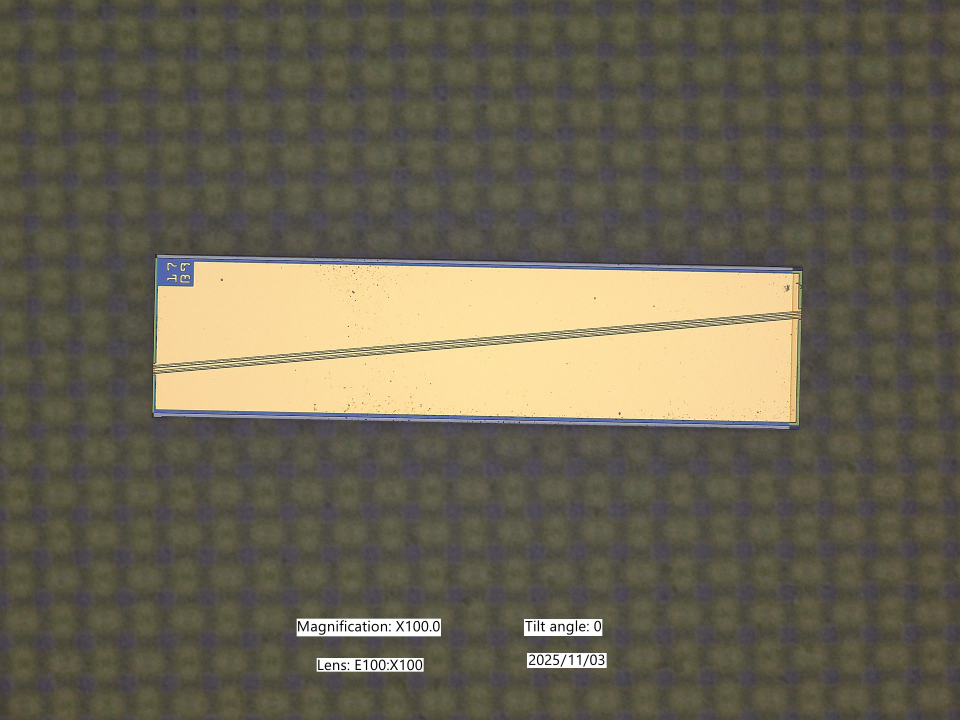
#> input picture sample/17B9.jpg, 2880 x 2160 px (shown at 1/3 size)
$ python -i aoa_ocr.py   (imports and definitions only)
#> lines starting #> are read from the running program, lines starting #| are printed output that depends on the picture; after the words box and inside, x2 and y2 are one past the last pixel; in counts of white or black regions, pixels touching at a corner belong together
#> further down, picture is the input picture: shape (2160, 2880, 3); mean B, G, R 83.2, 101.3, 107.5
import cv2
import os
from tkinter import filedialog, Tk, Button
import numpy as np
import sys

# [49 lines left out: function find_roi, not called in this run]

def find_roi_old(origin):
    sumcorner = 0
    lastcorner = 0
    rgb_color1 = np.asarray([120, 150, 150])
    rgb_color2 = np.asarray([250, 255, 255])
    gray = cv2.inRange(origin, rgb_color1, rgb_color2)
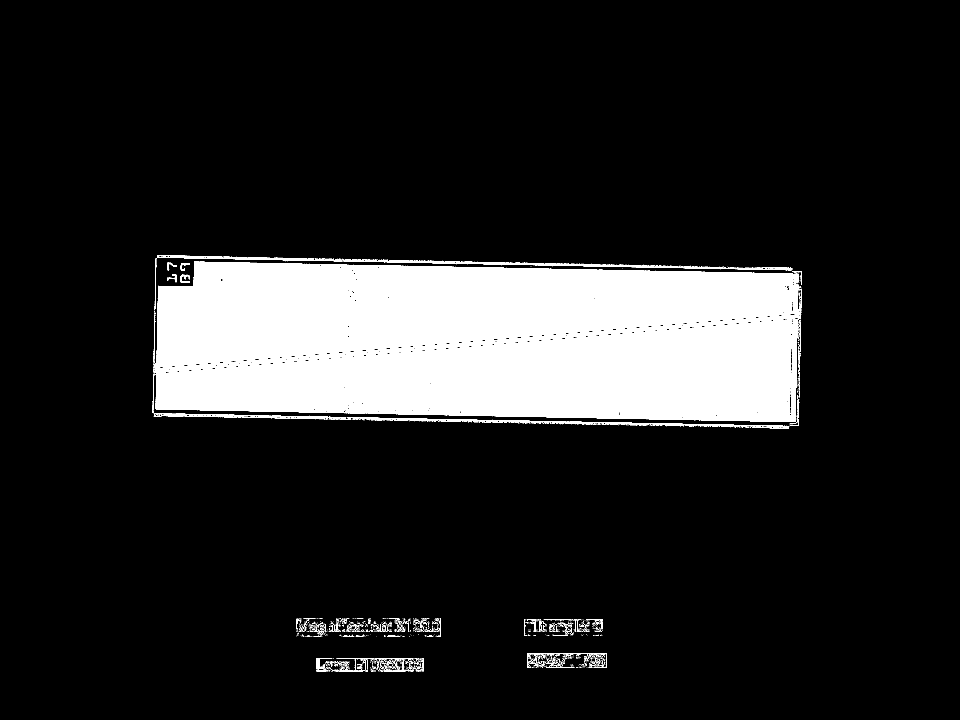
#> gray: shape (2160, 2880) (shown at 1/3 size); 13.7% white; 2127 white regions (2020 under 20 px), largest, box (x1, y1, x2, y2) and area: (464, 784, 2404, 1095) 397411, (463, 955, 2403, 1266) 397202, (472, 765, 2378, 811) 9366
    cv2.imshow("output", gray)
    cv2.waitKey(0)
    buffer2 = gray[500:1200, 300:1200]
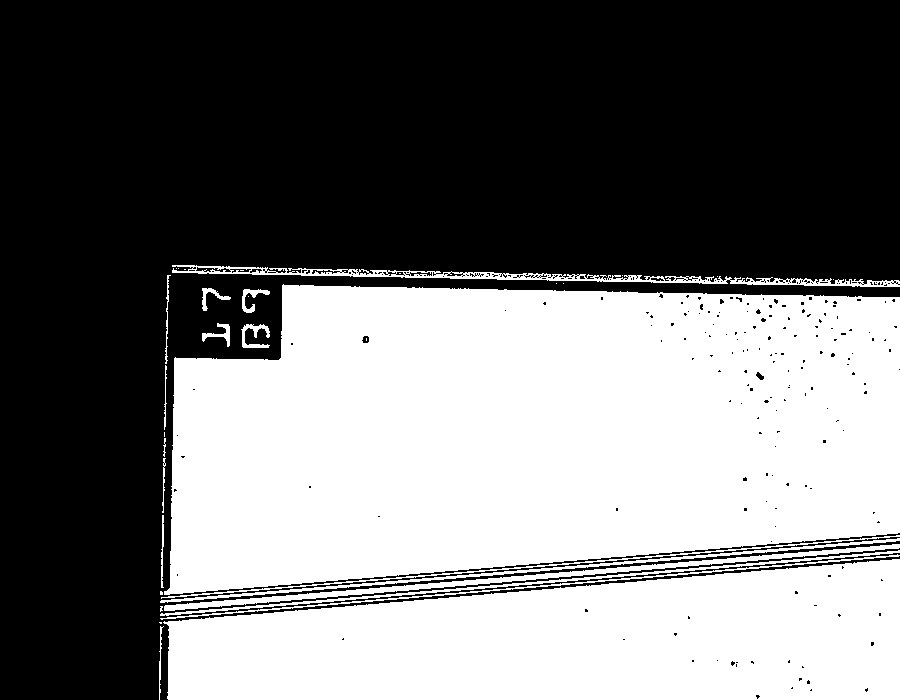
#> buffer2: shape (700, 900); 45.4% white; 34 white regions (16 under 20 px), largest, box (x1, y1, x2, y2) and area: (164, 284, 900, 595) 190411, (163, 559, 900, 700) 80257, (164, 544, 900, 611) 3763
    gray = cv2.blur(gray, (5,5))
    _, gray = cv2.threshold(gray,150,255,cv2.THRESH_BINARY)
#> gray: shape (2160, 2880); 13.4% white; 236 white regions (150 under 20 px), largest, box (x1, y1, x2, y2) and area: (462, 785, 2403, 1096) 400126, (466, 958, 2375, 1266) 393954, (462, 937, 2401, 1117) 20377
    gray = cv2.convertScaleAbs(gray, alpha=1.0, beta=0.5)
    buffer1 = gray[500:1200, 300:1200]
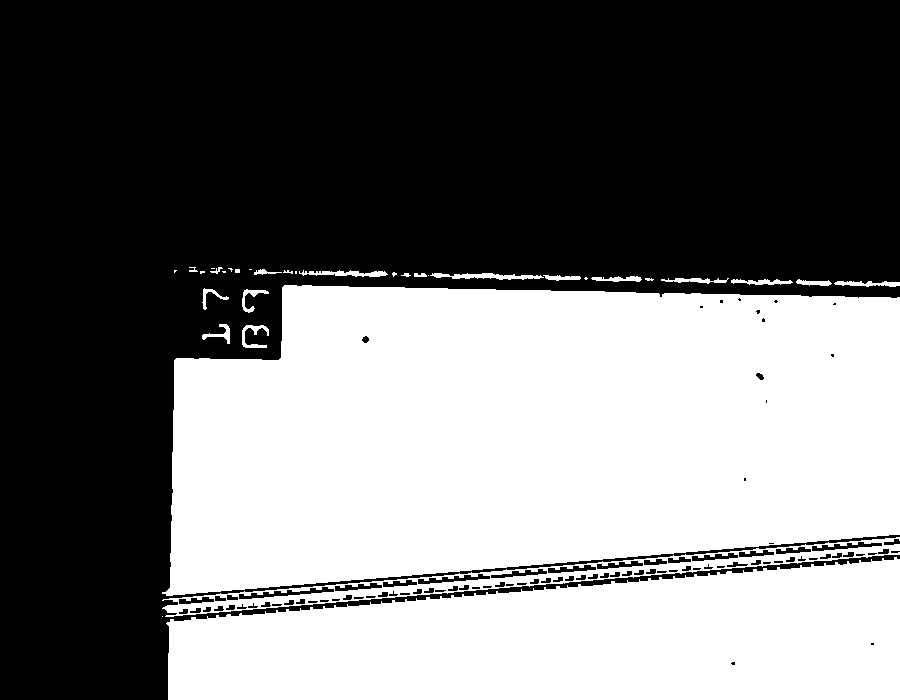
#> buffer1: shape (700, 900); 45% white; 34 white regions (11 under 20 px), largest, box (x1, y1, x2, y2) and area: (162, 285, 900, 596) 191701, (166, 557, 900, 700) 80491, (162, 537, 900, 617) 8432
    dst = cv2.cornerHarris(buffer1, 4, 1, 0.02)
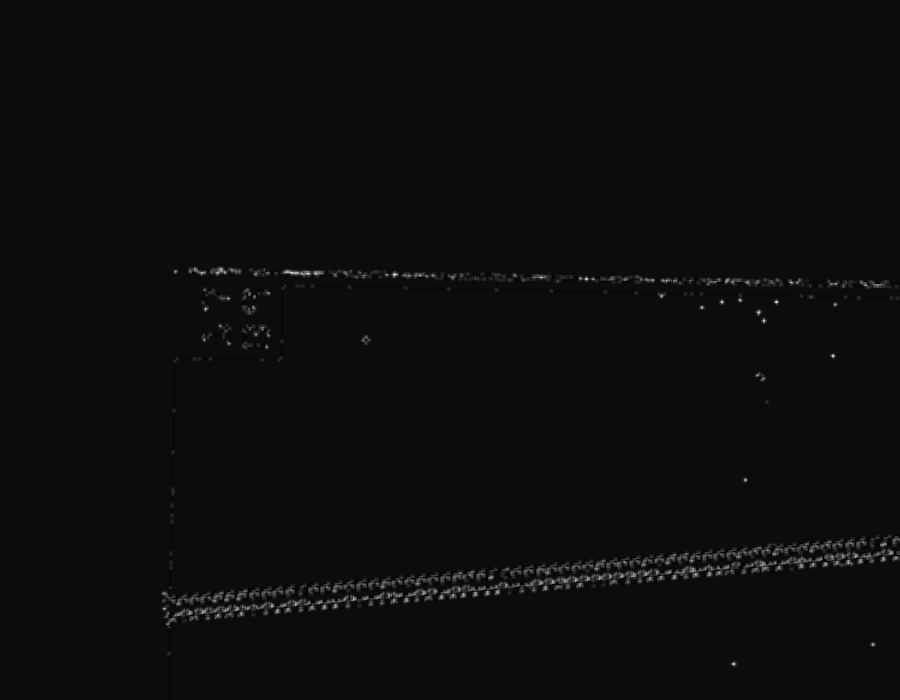
#> dst: shape (700, 900) float32; min -0.02, max 0.391, mean 0.00206; drawn with min black and max white
    mask = np.zeros_like(buffer1)
    mask[dst>0.01*dst.max()] = 255
    coordinates = np.argwhere(mask)
    coordinates = sorted(coordinates, key=lambda x: (x[0], x[1]))
    c0 = coordinates[0]
    output = buffer1[c0[0]-20:c0[0]+120, c0[1]-20:c0[1]+120]
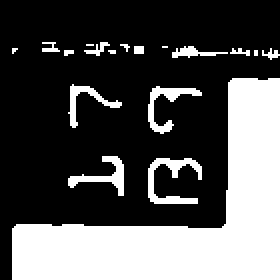
#> output: shape (140, 140) (shown 2 times larger); 33.6% white; 18 white regions (7 under 20 px), largest, box (x1, y1, x2, y2) and area: (6, 39, 140, 140) 5564, (74, 79, 101, 102) 249, (74, 43, 101, 67) 190
    lastcorner = output[-1][-1]
#> lastcorner = 255
    sumcorner = output[0][0] + output[0][-1] + output[-1][0] + output[-1][-1]
#> sumcorner = 255
    n = 1
    # print(output[0][0], output[0][-1], output[-1][0], output[-1][-1])
    while (lastcorner == 0) or (sumcorner != 255):
        sumcorner = 0
        c0 = coordinates[n]
        output = buffer1[c0[0]-20:c0[0]+120, c0[1]-20:c0[1]+120]
        n += 1
        print(output[0][0], output[0][-1], output[-1][0], output[-1][-1])
        # cv2.imshow("output", output)
        # cv2.waitKey(0)
        lastcorner = output[-1][-1]
        sumcorner = output[0][0] + output[0][-1] + output[-1][0] + output[-1][-1]
#> this loop made 0 passes
#> after the loop, n = 1
    # Capture full area
    crosscheck = [1000001]
    # cv2.imshow("output", output)
    # cv2.waitKey(0)
    print(c0)
    n = 0
    while sum(crosscheck) > 0:
        output = buffer2[c0[0] + 10:c0[0]+90, c0[1] + n :c0[1]+ 80 + n]
        crosscheck = []
        try:
            for line in output:
                crosscheck.append(int(line[-1]))
        except:
             n = 0
             break
        crosscheck = crosscheck[3:len(crosscheck) - 3]
         # print(crosscheck)
        output = buffer2[c0[0] + 10:c0[0]+90, c0[1] + n :c0[1]+ 80 + n]
        n += 1
#> this loop made 4 passes
#> pass 1, in find_roi_old, `output = buffer2[c0[0] + 10:c0[0]+90, c0[1] + n :c0[1]+ 80 + n]`:
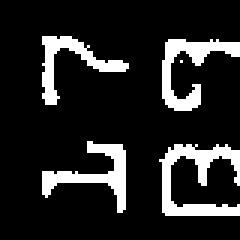
#> output: shape (80, 80) (shown 3 times larger); 14.5% white; 5 white regions (1 under 20 px), largest, box (x1, y1, x2, y2) and area: (53, 48, 80, 72) 288, (54, 13, 80, 37) 228, (14, 47, 42, 71) 219, (14, 12, 43, 35) 190
    return output

# [79 lines left out: functions find_char_loc, find_char, openfiles, not called in this run]


# Main
# [2 lines not run here, left out]
# [1 line that did not run here, left out]
# [2 lines not run here, left out]

>>> import cv2
>>> picture = cv2.imread('sample/17B9.jpg')
>>> result = find_roi_old(picture)
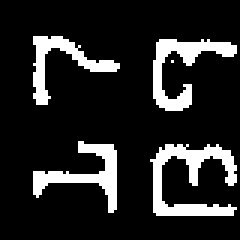
#> result: shape (80, 80) (shown 3 times larger); 14.9% white; 5 white regions (1 under 20 px), largest, box (x1, y1, x2, y2) and area: (50, 48, 79, 72) 307, (51, 13, 79, 37) 235, (11, 47, 39, 71) 219, (11, 12, 40, 35) 190

$ run again, on sample/1974.jpg
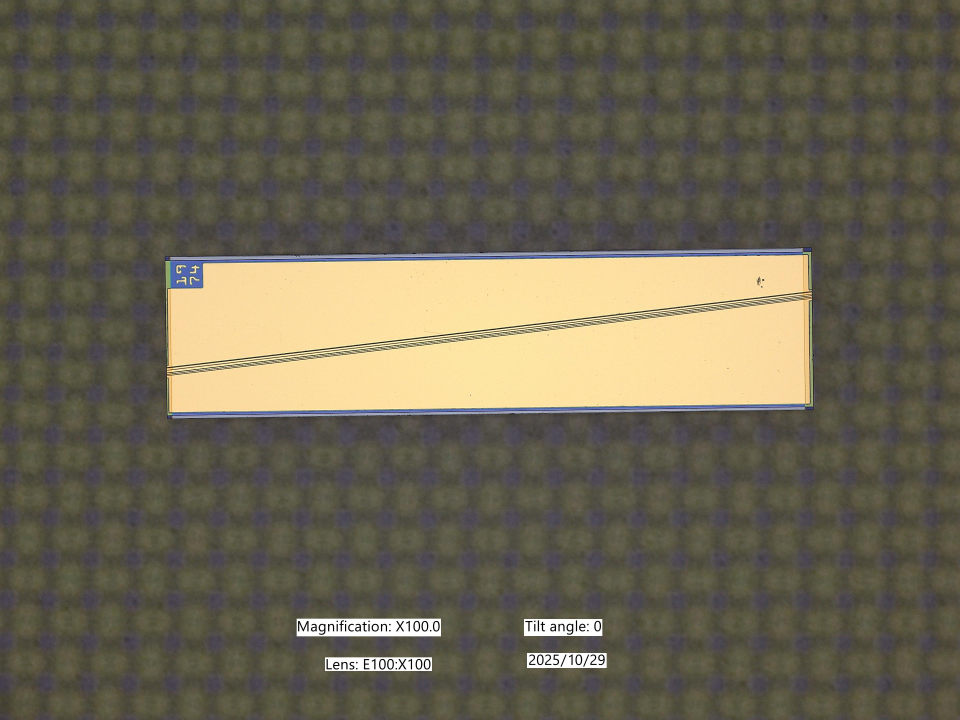
#> input picture sample/1974.jpg, 2880 x 2160 px (shown at 1/3 size)
#> picture is the input picture: shape (2160, 2880, 3); mean B, G, R 82.7, 101, 107
#> in find_roi_old, `gray = cv2.inRange(origin, rgb_color1, rgb_color2)`:
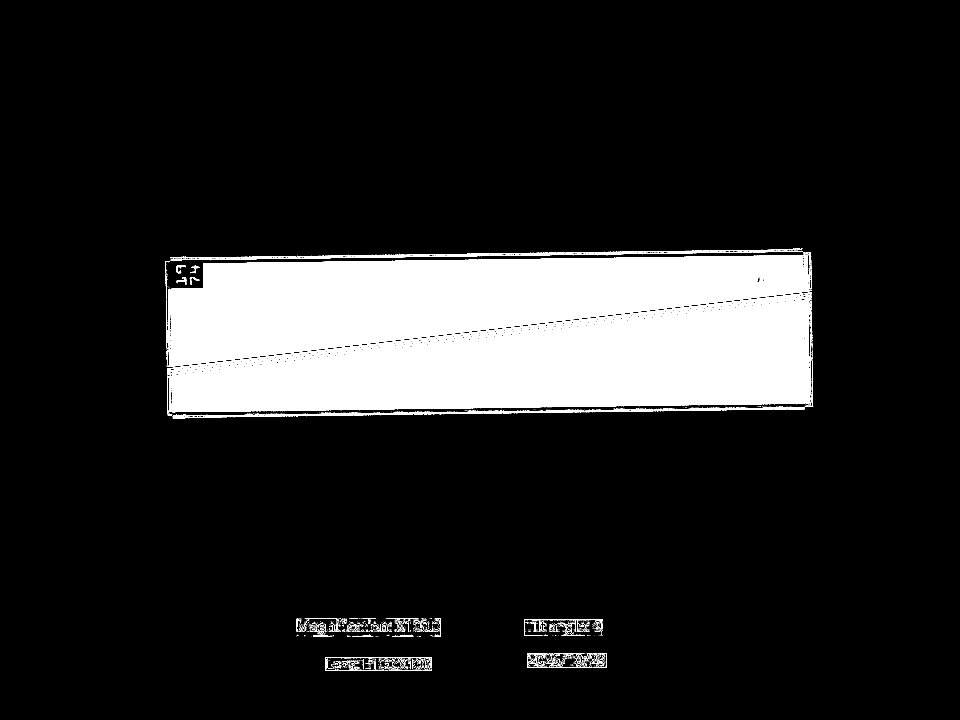
#> gray: shape (2160, 2880) (shown at 1/3 size); 13.7% white; 2226 white regions (2112 under 20 px), largest, box (x1, y1, x2, y2) and area: (515, 896, 2436, 1237) 404244, (511, 765, 2435, 1100) 391308, (511, 748, 2408, 781) 9153
#> buffer2: shape (700, 900); 43.6% white; 65 white regions (45 under 20 px), largest, box (x1, y1, x2, y2) and area: (211, 282, 900, 600) 180044, (215, 545, 900, 700) 78355, (214, 530, 900, 616) 3553
#> buffer1: shape (700, 900); 42.9% white; 73 white regions (48 under 20 px), largest, box (x1, y1, x2, y2) and area: (204, 282, 900, 600) 180709, (202, 543, 900, 700) 79175, (201, 523, 900, 619) 7318
#> in find_roi_old, `lastcorner = output[-1][-1]`: lastcorner = 255
#> in find_roi_old, `sumcorner = output[0][0] + output[0][-1] + output[-1][0] + output[-1][..`: sumcorner = 254
#> the loop in find_roi_old, `while (lastcorner == 0) or (sumcorner != 255):` made 736 passes
#> c0 on passes 1 to 3: [264, 887], [264, 888], [264, 889]
#> (printed output is left out)
#> after the loop in find_roi_old, `while (lastcorner == 0) or (sumcorner != 255):`: n = 737
#> the loop in find_roi_old, `while sum(crosscheck) > 0:` made 1 pass
#> pass 1, in find_roi_old, `output = buffer2[c0[0] + 10:c0[0]+90, c0[1] + n :c0[1]+ 80 + n]`:
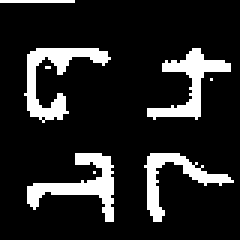
#> output: shape (80, 80) (shown 3 times larger); 14.1% white; 8 white regions (3 under 20 px), largest, box (x1, y1, x2, y2) and area: (8, 16, 37, 41) 239, (9, 51, 38, 74) 236, (49, 16, 77, 40) 214, (48, 51, 78, 74) 184, (0, 0, 25, 1) 25

$ run again, on sample/27F4.jpg
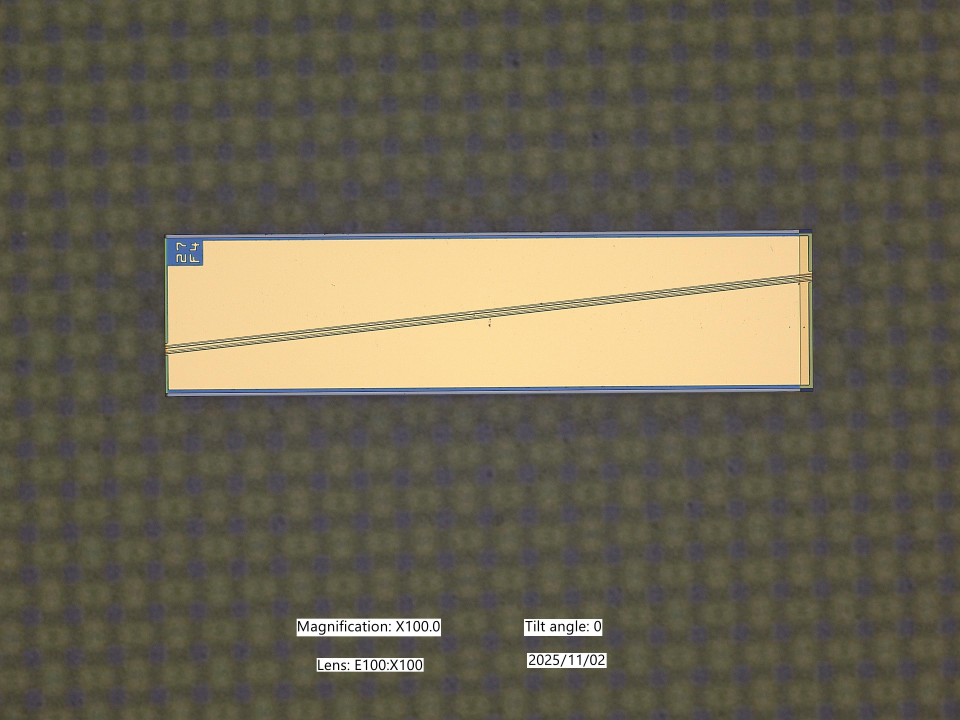
#> input picture sample/27F4.jpg, 2880 x 2160 px (shown at 1/3 size)
#> picture is the input picture: shape (2160, 2880, 3); mean B, G, R 82.5, 100.7, 107.1
#> buffer2: shape (700, 900); 47.7% white; 162 white regions (135 under 20 px), largest, box (x1, y1, x2, y2) and area: (196, 218, 900, 536) 184110, (197, 483, 900, 669) 99528, (200, 468, 900, 552) 3591
#> buffer1: shape (700, 900); 46.8% white; 115 white regions (83 under 20 px), largest, box (x1, y1, x2, y2) and area: (199, 218, 900, 536) 184725, (203, 483, 900, 668) 99280, (199, 468, 900, 557) 6304
#> in find_roi_old, `lastcorner = output[-1][-1]`: lastcorner = 255
#> in find_roi_old, `sumcorner = output[0][0] + output[0][-1] + output[-1][0] + output[-1][..`: sumcorner = 254
#> the loop in find_roi_old, `while (lastcorner == 0) or (sumcorner != 255):` made 1008 passes
#> c0 on passes 1 to 3: [201, 876], [201, 877], [201, 878]
#> (printed output is left out)
#> after the loop in find_roi_old, `while (lastcorner == 0) or (sumcorner != 255):`: n = 1009
#> the loop in find_roi_old, `while sum(crosscheck) > 0:` made 1 pass
#> pass 1, in find_roi_old, `output = buffer2[c0[0] + 10:c0[0]+90, c0[1] + n :c0[1]+ 80 + n]`:
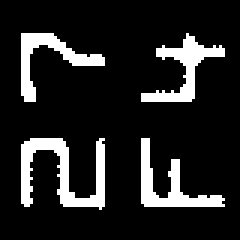
#> output: shape (80, 80) (shown 3 times larger); 13.9% white; 4 white regions, box (x1, y1, x2, y2) and area: (7, 46, 35, 70) 287, (47, 46, 75, 69) 209, (47, 11, 75, 34) 204, (7, 11, 35, 34) 189
